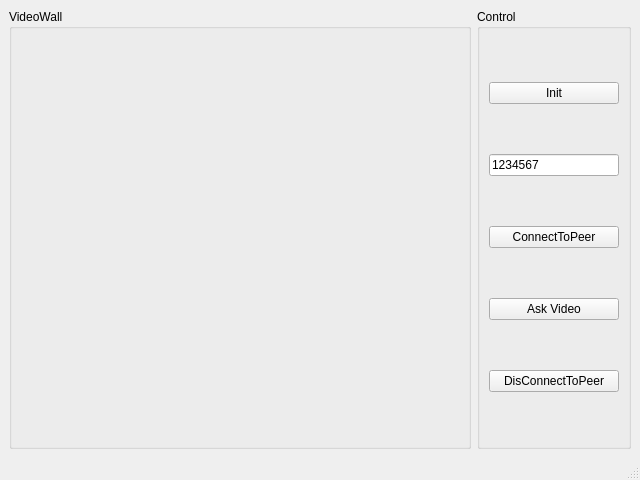
<?xml version="1.0" encoding="UTF-8"?>
<ui version="4.0">
 <class>TunnelClientUI</class>
 <widget class="QMainWindow" name="TunnelClientUI">
  <property name="geometry">
   <rect>
    <x>0</x>
    <y>0</y>
    <width>640</width>
    <height>480</height>
   </rect>
  </property>
  <property name="windowTitle">
   <string>MainWindow</string>
  </property>
  <widget class="QWidget" name="centralwidget">
   <layout class="QHBoxLayout" name="horizontalLayout">
    <item>
     <widget class="QGroupBox" name="groupBox">
      <property name="sizePolicy">
       <sizepolicy hsizetype="Preferred" vsizetype="Preferred">
        <horstretch>3</horstretch>
        <verstretch>0</verstretch>
       </sizepolicy>
      </property>
      <property name="title">
       <string>VideoWall</string>
      </property>
      <layout class="QHBoxLayout" name="horizontalLayout_2">
       <item>
        <widget class="KePlayerPlugin" name="playPlugin" native="true"/>
       </item>
      </layout>
     </widget>
    </item>
    <item>
     <widget class="QGroupBox" name="groupBox_2">
      <property name="sizePolicy">
       <sizepolicy hsizetype="Preferred" vsizetype="Preferred">
        <horstretch>1</horstretch>
        <verstretch>0</verstretch>
       </sizepolicy>
      </property>
      <property name="title">
       <string>Control</string>
      </property>
      <layout class="QVBoxLayout" name="verticalLayout">
       <item>
        <widget class="QPushButton" name="btn_init">
         <property name="sizePolicy">
          <sizepolicy hsizetype="Minimum" vsizetype="Maximum">
           <horstretch>0</horstretch>
           <verstretch>0</verstretch>
          </sizepolicy>
         </property>
         <property name="text">
          <string>Init</string>
         </property>
        </widget>
       </item>
       <item>
        <widget class="QLineEdit" name="edit_peer_id">
         <property name="sizePolicy">
          <sizepolicy hsizetype="Expanding" vsizetype="Maximum">
           <horstretch>0</horstretch>
           <verstretch>0</verstretch>
          </sizepolicy>
         </property>
         <property name="text">
          <string>1234567</string>
         </property>
        </widget>
       </item>
       <item>
        <widget class="QPushButton" name="btn_connect">
         <property name="sizePolicy">
          <sizepolicy hsizetype="Minimum" vsizetype="Maximum">
           <horstretch>0</horstretch>
           <verstretch>0</verstretch>
          </sizepolicy>
         </property>
         <property name="text">
          <string>ConnectToPeer</string>
         </property>
        </widget>
       </item>
       <item>
        <widget class="QPushButton" name="btn_video">
         <property name="sizePolicy">
          <sizepolicy hsizetype="Minimum" vsizetype="Maximum">
           <horstretch>0</horstretch>
           <verstretch>0</verstretch>
          </sizepolicy>
         </property>
         <property name="text">
          <string>Ask Video</string>
         </property>
        </widget>
       </item>
       <item>
        <widget class="QPushButton" name="btn_disconnect">
         <property name="sizePolicy">
          <sizepolicy hsizetype="Minimum" vsizetype="Maximum">
           <horstretch>0</horstretch>
           <verstretch>0</verstretch>
          </sizepolicy>
         </property>
         <property name="text">
          <string>DisConnectToPeer</string>
         </property>
        </widget>
       </item>
      </layout>
     </widget>
    </item>
   </layout>
  </widget>
  <widget class="QMenuBar" name="menubar">
   <property name="geometry">
    <rect>
     <x>0</x>
     <y>0</y>
     <width>640</width>
     <height>23</height>
    </rect>
   </property>
  </widget>
  <widget class="QStatusBar" name="statusbar"/>
 </widget>
 <customwidgets>
  <customwidget>
   <class>KePlayerPlugin</class>
   <extends>QWidget</extends>
   <header location="global">keplayerplugin.h</header>
   <container>1</container>
  </customwidget>
 </customwidgets>
 <resources/>
 <connections/>
</ui>
